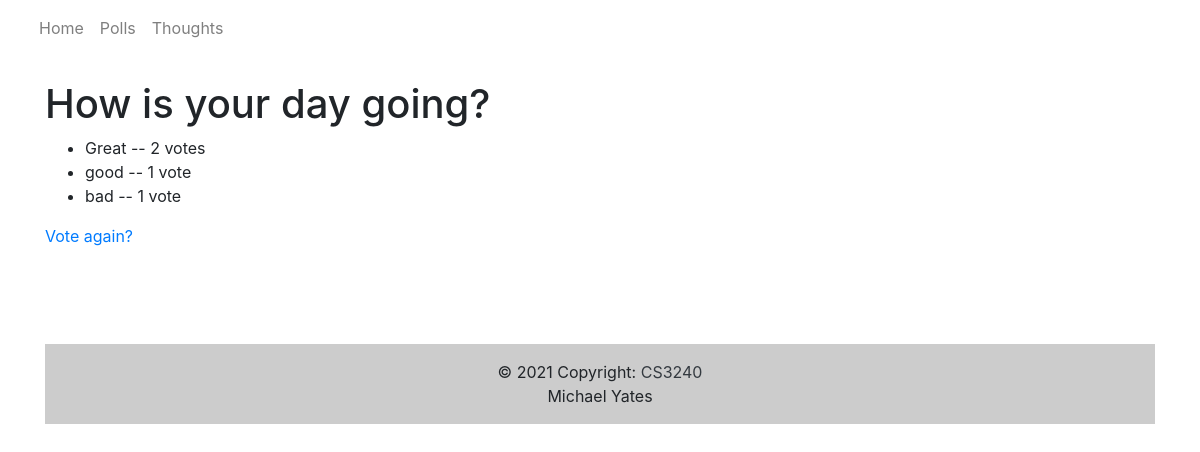
The app's page /polls/2/results/ with its own data.
### polls/models.py (models this page shows, shortened)
class Question(models.Model):
    question_text = models.CharField(max_length=200)
    pub_date = models.DateTimeField('date published')
    def was_published_recently(self):
        now = timezone.now()
        return now - datetime.timedelta(days=1) <= self.pub_date <= now
    was_published_recently.admin_order_field = 'pub_date'
    was_published_recently.boolean = True
    was_published_recently.short_description = 'Published recently?'

class Choice(models.Model):
    question = models.ForeignKey(Question, on_delete=models.CASCADE)
    choice_text = models.CharField(max_length=200)
    votes = models.IntegerField(default=0)

### polls/views.py (the view)
# urls.py: path('<int:pk>/results/', views.ResultsView.as_view(), name='results'),
class ResultsView(generic.DetailView):
    model = Question
    template_name = 'polls/results.html'

### polls/templates/polls/results.html (shortened to what this page needs)
{% extends "polls/base.html" %}
{% block content %}
<!doctype html>
<html lang="en">
  <head>
    <link rel="stylesheet" href="https://stackpath.bootstrapcdn.com/bootstrap/4.1.3/css/bootstrap.min.css">
  </head>
  <body>
    <h1>{{question.question_text}}</h1>
    <ul>
    {% for choice in question.choice_set.all %}
    <li>{{ choice.choice_text }} -- {{ choice.votes }} vote{{ choice.votes|pluralize }}</li>
    {% endfor %}
    </ul>
    <a href="{% url 'polls:detail' question.id %}">Vote again?</a>
  </body>
</html>
{% endblock %}

### records on screen
Question: question_text "How is your day going?"
Choice: choice_text "Great", votes "2"
Choice: choice_text "good", votes "1"
Choice: choice_text "bad", votes "1"
